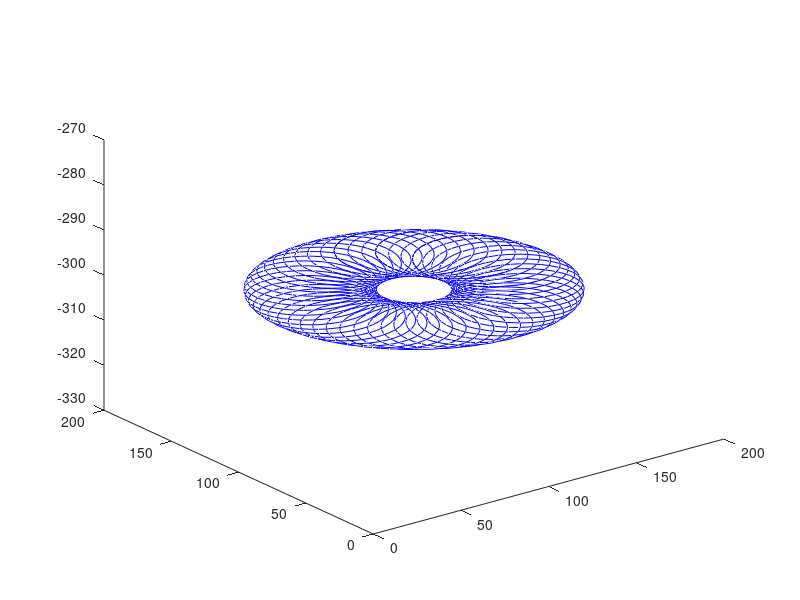

Source code (MATLAB):
% generate slinky path
function [x, y, z] = generate_hypotrochoid
    t = linspace(0,20,2000);
    R = 50;
    r = 3;
    d = 30;
    offset = 100;
    
    x = (R-r)*cos(t) + d*cos((R-r)*t/r)+offset;
    y = (R-r)*sin(t) - d*sin((R-r)*t/r)+offset;
    z = linspace(-300,-300,2000);
    
    
    figure
    view(2)
    plot3(x,y,z,'blue')
end